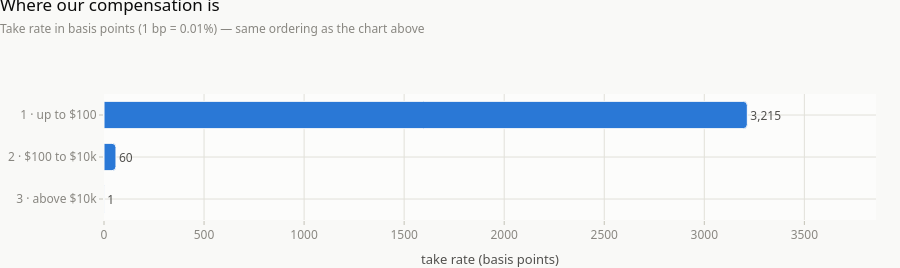

Write notebook code for a chart like this one.
### Code cell
bar(bands.assign(take_bp=lambda d: d.take_rate * 10000), x="take_bp", y="band",
    money=False,
    title="Where our compensation is",
    note="Take rate in basis points (1 bp = 0.01%) — same ordering as the chart above",
    xtitle="take rate (basis points)")

### Figure 1 — Plotly figure (JSON) as saved in the notebook; plotly's stock layout.template omitted (floating-point values rounded to 4 significant figures)
{"data": [{"customdata": ["1", "60", "3,215"], "hovertemplate": "<b>%{y}</b><br>take rate (basis points): %{customdata}<extra></extra>", "marker": {"color": "#2a78d6", "cornerradius": 4, "line": {"color": "#fcfcfb", "width": 1}}, "orientation": "h", "text": ["1", "60", "3,215"], "textfont": {"color": "#52514e", "size": 12}, "textposition": "outside", "type": "bar", "x": [0.8873, 59.82, 3215.0], "y": ["3 · above $10k", "2 · $100 to $10k", "1 · up to $100"]}], "layout": {"bargap": 0.35, "height": 268, "margin": {"b": 48, "l": 8, "r": 24, "t": 94}, "showlegend": false, "title": {"text": "Where our compensation is<br><span style='font-size:12px;font-weight:400;color:#898781'>Take rate in basis points (1 bp = 0.01%) — same ordering as the chart above</span>", "y": 0.96, "yanchor": "top"}, "xaxis": {"range": [0, 3858.0], "title": {"text": "take rate (basis points)"}}, "yaxis": {"title": {}}}}
